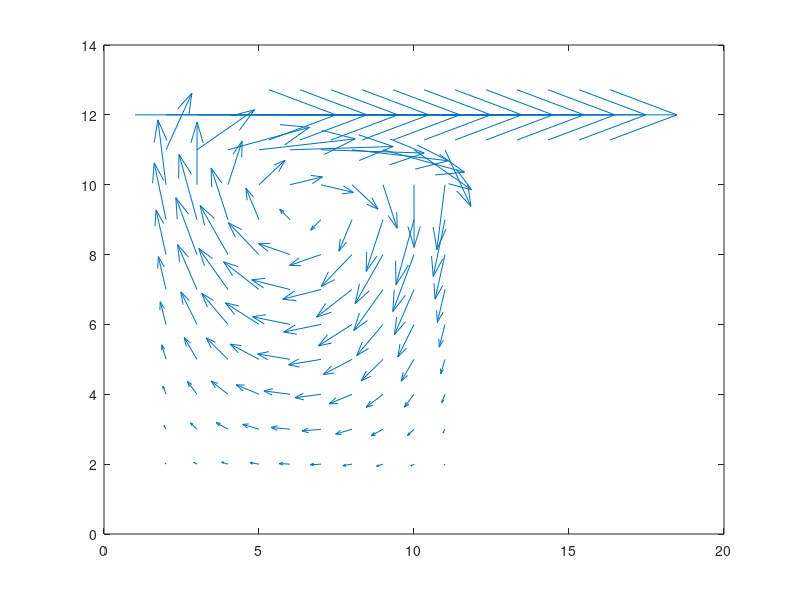

MATLAB code to generate this figure:
%%% Navier-Stokes Solver using the Predictor-Corrector Approach (PCA) %%%
clear all 
close all
clc

Nx=11;               %nb of nodes in x-direction               
Ny=11;               %nb od nodes in y-direction
L=1;                 %Dimension of domain
T=0.1;               %Total time
dt=0.0001;           %Time step size  
nt=T/dt;             %Total number of timesteps 
Re=0.1;              %Reynold's number
iterations=50000;    %Maximum number of iterations for Pressure correction                   
dx=L/(Nx-1);
dy=L/(Ny-1);
[X,Y]=meshgrid(0:dx:L,0:dy:L);
u=zeros(Nx+1,Ny+2);
v=zeros(Nx+2,Ny+1);
p=zeros(Nx+2,Ny+2);
u_star=zeros(Nx+1,Ny+2);
v_star=zeros(Nx+2,Ny+1);
u_final=zeros(Nx+1,Ny+1);
v_final=zeros(Nx+1,Ny+1);
figure 1;
for k=1:nt           %Iterating over time 
  k
    if (rem(k,5)==0)
      %contourf(rot90(rot90(rot90(p))));    %Pressure Contour
      %contourf(flipud(rot90(uv_final)));   %Velocity Contour
      %colorbar;
      quiver(flipud(rot90(u_final)),flipud(rot90(v_final)),5);    %Streamlines
      drawnow;
    endif
##      if (k==2)
##        h1 = subplot( 321);
##        contourf(rot90(rot90(rot90(p))));
##        colorbar;
##        title (h1,'Pressure contour at t=0s');
##        xlabel(h1,'x'); 
##        ylabel(h1,'y');        
##      endif
##      if (k==200)
##        h2 = subplot( 322);
##        contourf(rot90(rot90(rot90(p))));
##        colorbar;
##        title (h2,'Pressure contour at t=0.02s');
##        xlabel(h2,'x'); 
##        ylabel(h2,'y');        
##      endif
##      if (k==400)
##        h3 = subplot( 323);
##        contourf(rot90(rot90(rot90(p))));
##        colorbar;
##        title (h3,'Pressure contour at t=0.04s');
##        xlabel(h3,'x'); 
##        ylabel(h3,'y');        
##      endif
##      if (k==600)
##        h4 = subplot( 324);
##        contourf(rot90(rot90(rot90(p))));
##        colorbar;
##        title (h4,'Pressure contour at t=0.06s');
##        xlabel(h4,'x'); 
##        ylabel(h4,'y');        
##      endif
##      if (k==800)
##        h5 = subplot( 325);
##        contourf(rot90(rot90(rot90(p))));
##        colorbar;
##        title (h5,'Pressure contour at t=0.08s');
##        xlabel(h5,'x'); 
##        ylabel(h5,'y');        
##      endif
##      if (k==1000)
##        h6 = subplot( 326);
##        contourf(rot90(rot90(rot90(p))));
##        colorbar;
##        title (h6,'Pressure contour at t=0.1s');
##        xlabel(h6,'x'); 
##        ylabel(h6,'y');        
##      endif
    
    %%% BC's for momentum equations %%%
    u(:,1)=-u(:,2);           %Bottom   
    u(:,Ny+2)=2-u(:,Ny+1);    %Lid
    v(1,:)=-v(2,:);           %Right
    v(Nx+2,:)=-v(Nx+1,:);     %Left
    %%% X-momentum equation %%%
    for i=2:Nx
      for j=2:Ny+1
        diffusion = (1/Re)*((u(i+1,j)-2*u(i,j)+u(i-1,j))/dx^2+(u(i,j+1)-2*u(i,j)+u(i,j-1))/dy^2);
        con_x = (-0.25)*((u(i+1,j)+u(i,j)).^2-(u(i,j)+u(i-1,j)).^2)/dx ;
        con_y = (-0.25)*((u(i,j+1)+u(i,j)).*(v(i+1,j)+v(i,j))-(u(i,j)+u(i,j-1)).*(v(i+1,j-1)+v(i,j-1)))/dy;
        u_star(i,j)=u(i,j)+dt*(diffusion + con_x + con_y);                      
      endfor
    endfor  
    
    %%% Y-momentum equation %%%
    for i=2:Nx+1
      for j=2:Ny
        diffusion = (1/Re)*((v(i+1,j)-2*v(i,j)+v(i-1,j))/dx^2+(v(i,j+1)+-2*v(i,j)+v(i,j-1))/dy^2);
        con_x = (-0.25)*((u(i,j+1)+u(i,j)).*(v(i+1,j)+v(i,j))-(u(i-1,j+1)+u(i-1,j)).*(v(i,j)+v(i-1,j)))/dx;
        con_y = (-0.25)*((v(i,j+1)+v(i,j)).^2-(v(i,j)+v(i,j-1)).^2)/dy;
        v_star(i,j)=v(i,j)+dt*(diffusion + con_x + con_y);             
      endfor
    endfor    
    pt=p;         %Temporary Pressure Matrix to minimize the error
    for it=1:iterations	               %Iterate until a desired error is reached
      %it
      %%% BC's for pressure %%%
      pt(1,:)=pt(2,:);
      pt(Nx+2,:)=pt(Nx+1,:);
      pt(:,1)=pt(:,2);
      pt(:,Ny+2)=pt(:,Ny+1);
      
      %%% Poisson's equation %%%
      i=2:Nx+1; j=2:Ny+1; 
          pt(i,j) = 0.25*(pt(i+1,j) + pt(i-1,j) + pt(i,j+1) + pt(i,j-1) - (dx/dt)*(u_star(i,j)-u_star(i-1,j)+v_star(i,j)-v_star(i,j-1)));      
      err=max(max(pt-p));
      p=pt;
      if err<10^-5
          break;   
      endif
    endfor
    %%% Velocities u and v at timestep (n+1) %%%
    u(2:Nx,2:Ny+1) = u_star(2:Nx,2:Ny+1)-(dt/dx)*(p(3:Nx+1,2:Ny+1)-p(2:Nx,2:Ny+1));
    v(2:Nx+1,2:Ny) = v_star(2:Nx+1,2:Ny)-(dt/dy)*(p(2:Nx+1,3:Ny+1)-p(2:Nx+1,2:Ny));
    
    %%% Velocity correction to our actual grid points %%%
    u_final(1:Nx+1,1:Ny+1)=0.5*(u(1:Nx+1,2:Ny+2)+u(1:Nx+1,1:Ny+1));
    v_final(1:Nx+1,1:Ny+1)=0.5*(v(2:Nx+2,1:Ny+1)+v(1:Nx+1,1:Ny+1)); 
    uv_final=sqrt(u_final.^2+v_final.^2);
endfor
